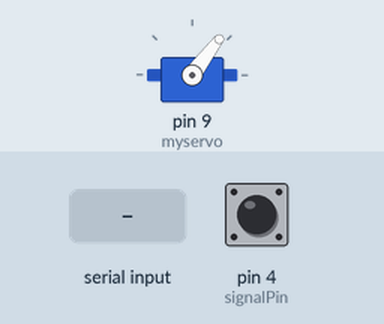
Bench run of a sketch on a simulated Arduino Uno, built with avr-gcc and run on an emulated ATmega328P. On the bench: servo. The inputs (shaded band) are chosen by the test bench; at power-on: pin 4 (signalPin) HIGH. What the sketch prints to the serial monitor is not drawn.

Above: at 5.2 s.
5.3 s: "90,45\n" received over Serial
At 5.56 s:
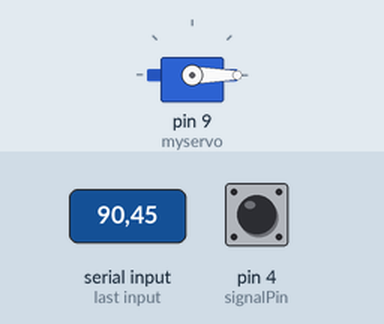
At 7.06 s:
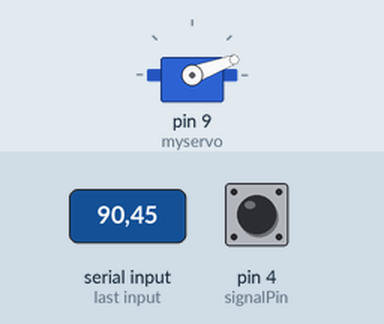
Timing chart, 0 to 14.3 s (numbered marks = the images above; inputs shaded):
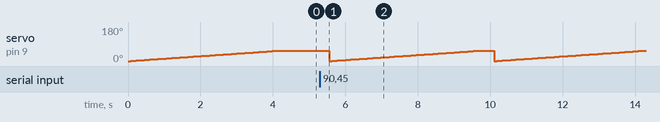

Measured:
- after the input at 5.3 s, servo on pin 9 (myservo): ramps from 0° to 53° and jumps back, once every 4.6 s

The sketch:

sketch_nov14a.ino
```cpp
#include <Servo.h>

Servo myservo;
int pos = 0;
int openPos = 0;
int closedPos = 53;
int chestSpeed = 75;
int signalPin = 4;
int chestStatus = 0;

void setup() {
  // put your setup code here, to run once:
  Serial.begin(57600);

  pinMode(signalPin, INPUT_PULLUP);

  myservo.attach(9);
  SetChest(false);
}

void SetChest(boolean isOpen) {
  if(isOpen) {
    chestStatus = 1;
    for (pos = closedPos; pos > openPos; pos -= 1) { // goes from 0 degrees to 180 degrees
      // in steps of 1 degree
      myservo.write(pos);              // tell servo to go to position in variable 'pos'
      delay(chestSpeed);                       // waits 15ms for the servo to reach the position
    }
  }
  else {
    chestStatus = 0;
    for(pos = openPos; pos <= closedPos; pos++) {
      myservo.write(pos);
      delay(chestSpeed);
    }
  }
}

void loop() {
  // put your main code here, to run repeatedly:

  if (Serial.available()) {
    int _ = Serial.parseInt();
    SetChest(_ == 1);
  }

  int connectorVal = digitalRead(signalPin);

  Serial.println(connectorVal);
  delay(500);

  if(connectorVal == LOW && chestStatus != 1) {
    // Start opening (broken the connection)
    SetChest(true);
  }
}
```
